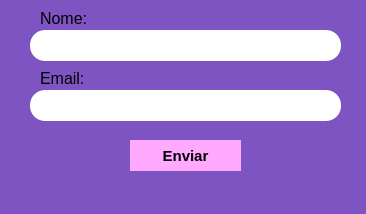
<?xml version="1.0" encoding="UTF-8"?>
<ui version="4.0">
 <class>MainWindow</class>
 <widget class="QMainWindow" name="MainWindow">
  <property name="geometry">
   <rect>
    <x>0</x>
    <y>0</y>
    <width>366</width>
    <height>214</height>
   </rect>
  </property>
  <property name="windowTitle">
   <string>Designer_Unhas</string>
  </property>
  <property name="windowIcon">
   <iconset>
    <normalon>unhas.png</normalon>
   </iconset>
  </property>
  <property name="styleSheet">
   <string notr="true">background-color: rgb(125, 84, 194);
</string>
  </property>
  <widget class="QWidget" name="centralwidget">
   <widget class="QLabel" name="label_2">
    <property name="geometry">
     <rect>
      <x>40</x>
      <y>10</y>
      <width>61</width>
      <height>16</height>
     </rect>
    </property>
    <property name="font">
     <font>
      <pointsize>12</pointsize>
      <italic>false</italic>
      <bold>false</bold>
     </font>
    </property>
    <property name="text">
     <string>Nome:</string>
    </property>
   </widget>
   <widget class="QLineEdit" name="lineEditNome">
    <property name="geometry">
     <rect>
      <x>30</x>
      <y>30</y>
      <width>311</width>
      <height>31</height>
     </rect>
    </property>
    <property name="styleSheet">
     <string notr="true">background-color: rgb(255, 255, 255);
border-radius: 15px;
border-style: outset;
borde-width: 2px;</string>
    </property>
   </widget>
   <widget class="QLabel" name="label_3">
    <property name="geometry">
     <rect>
      <x>40</x>
      <y>70</y>
      <width>61</width>
      <height>16</height>
     </rect>
    </property>
    <property name="font">
     <font>
      <pointsize>12</pointsize>
      <italic>false</italic>
      <bold>false</bold>
     </font>
    </property>
    <property name="text">
     <string>Email:</string>
    </property>
   </widget>
   <widget class="QLineEdit" name="lineEditEmail">
    <property name="geometry">
     <rect>
      <x>30</x>
      <y>90</y>
      <width>311</width>
      <height>31</height>
     </rect>
    </property>
    <property name="styleSheet">
     <string notr="true">background-color: rgb(255, 255, 255);
border-radius: 15px;
border-style: outset;
borde-width: 2px;</string>
    </property>
   </widget>
   <widget class="QPushButton" name="pushButton">
    <property name="geometry">
     <rect>
      <x>130</x>
      <y>140</y>
      <width>111</width>
      <height>31</height>
     </rect>
    </property>
    <property name="font">
     <font>
      <pointsize>11</pointsize>
      <italic>false</italic>
      <bold>true</bold>
     </font>
    </property>
    <property name="styleSheet">
     <string notr="true">background-color: rgb(255, 170, 255);
border-style: outset;

</string>
    </property>
    <property name="text">
     <string>Enviar</string>
    </property>
   </widget>
  </widget>
  <widget class="QMenuBar" name="menubar">
   <property name="geometry">
    <rect>
     <x>0</x>
     <y>0</y>
     <width>366</width>
     <height>22</height>
    </rect>
   </property>
  </widget>
  <widget class="QStatusBar" name="statusbar"/>
 </widget>
 <resources/>
 <connections/>
</ui>
